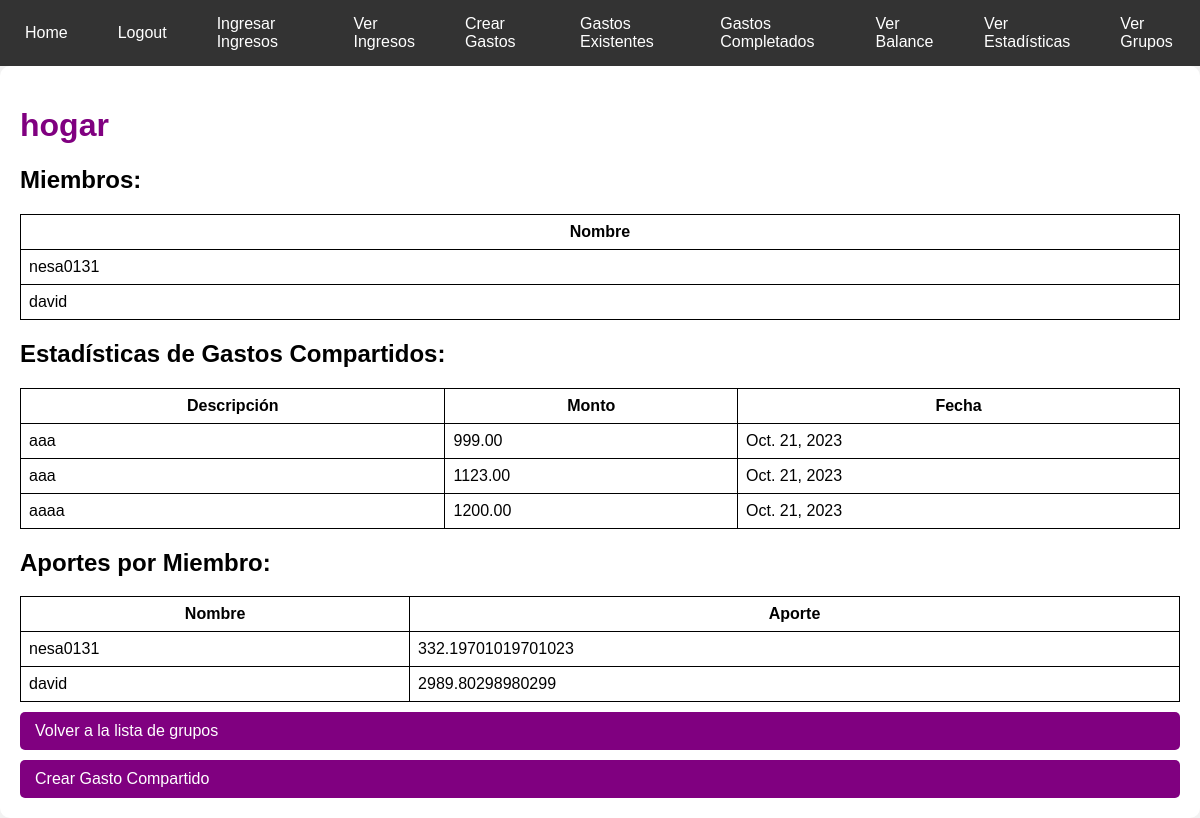
The page /grupo/1/ (signed in) on the database its author committed.
### tasks/models.py (models this page shows, shortened)
class Grupo(models.Model):
    nombre = models.CharField(max_length=100)
    descripcion = models.TextField()
    creador = models.ForeignKey(User, on_delete=models.CASCADE)
    miembros = models.ManyToManyField(User, related_name='grupos_miembro')

class GastoCompartido(models.Model):
    grupo = models.ForeignKey(Grupo, on_delete=models.CASCADE)
    monto = models.DecimalField(max_digits=10, decimal_places=2)
    descripcion = models.TextField()
    fecha = models.DateField()

### tasks/views.py (the view)
# urls.py: path('grupo/<int:grupo_id>/', views.ver_grupo, name='ver_grupo'),
@login_required
def ver_grupo(request, grupo_id):
    grupo = Grupo.objects.get(pk=grupo_id)
    miembros = grupo.miembros.all()
    gastos = GastoCompartido.objects.filter(grupo=grupo)
    total_ingresos = float(miembros.aggregate(Sum('ingresaringresos__Cantidad'))['ingresaringresos__Cantidad__sum'] or 0.0)
    total_monto_gastos = float(gastos.aggregate(Sum('monto'))['monto__sum'] or 0.0)
    aportes = {}
    for miembro in miembros:
        ingresos_miembro = float(miembro.ingresaringresos_set.aggregate(Sum('Cantidad'))['Cantidad__sum'] or 0.0)
        if ingresos_miembro:
            aporte_individual = (ingresos_miembro / total_ingresos) * total_monto_gastos
            aportes[miembro.username] = aporte_individual
    return render(request, 'ver_grupo.html', {'grupo': grupo, 'miembros': miembros, 'aportes': aportes, 'gastos': gastos})

### tasks/templates/ver_grupo.html
{% extends 'base.html' %}
{% block content %}
    <div style="background-color: #fff; color: #000; padding: 20px; border-radius: 10px;">
        <h1 style="color: #800080;">{{ grupo.nombre }}</h1>
        <h2>Miembros:</h2>
        <table style="color: #000; border-collapse: collapse; width: 100%;">
            <tr>
                <th style="border: 1px solid #000; padding: 8px;">Nombre</th>
            </tr>
            {% for miembro in miembros %}
                <tr>
                    <td style="border: 1px solid #000; padding: 8px;">{{ miembro.username }}</td>
                </tr>
            {% endfor %}
        </table>
        <h2>Estadísticas de Gastos Compartidos:</h2>
        <table style="color: #000; border-collapse: collapse; width: 100%;">
            <tr>
                <th style="border: 1px solid #000; padding: 8px;">Descripción</th>
                <th style="border: 1px solid #000; padding: 8px;">Monto</th>
                <th style="border: 1px solid #000; padding: 8px;">Fecha</th>
            </tr>
            {% for gasto in gastos %}
                <tr>
                    <td style="border: 1px solid #000; padding: 8px;">{{ gasto.descripcion }}</td>
                    <td style="border: 1px solid #000; padding: 8px;">{{ gasto.monto }}</td>
                    <td style="border: 1px solid #000; padding: 8px;">{{ gasto.fecha }}</td>
                </tr>
            {% endfor %}
        </table>
        <h2>Aportes por Miembro:</h2>
        <table style="color: #000; border-collapse: collapse; width: 100%;">
            <tr>
                <th style="border: 1px solid #000; padding: 8px;">Nombre</th>
                <th style="border: 1px solid #000; padding: 8px;">Aporte</th>
            </tr>
            {% for miembro, aporte in aportes.items %}
                <tr>
                    <td style="border: 1px solid #000; padding: 8px;">{{ miembro }}</td>
                    <td style="border: 1px solid #000; padding: 8px;">{{ aporte|default:"No se ha calculado el aporte" }}</td>
                </tr>
            {% endfor %}
        </table>
        <a href="{% url 'lista_grupos' %}" style="background-color: #800080; color: #fff; text-decoration: none; padding: 10px 15px; border-radius: 5px; margin-top: 10px;">Volver a la lista de grupos</a>
        <a href="{% url 'crear_gasto_compartido' grupo.id %}" style="background-color: #800080; color: #fff; text-decoration: none; padding: 10px 15px; border-radius: 5px; margin-top: 10px;">Crear Gasto Compartido</a>
    </div>
{% endblock %}

### tasks/templates/base.html (style rules this page uses)
body { margin: 0; padding: 0; font-family: Arial, sans-serif; background-color: #f2f2f2; }
a { text-decoration: none; color: #fff; padding: 5px 10px; border-radius: 5px; transition: background-color 0.3s, color 0.3s, border-color 0.3s; display: block; }

### rows shown on the page
Grupo: nombre "hogar"
GastoCompartido: descripcion "aaa", monto "999.00", fecha "Oct. 21, 2023"
GastoCompartido: descripcion "aaa", monto "1123.00", fecha "Oct. 21, 2023"
GastoCompartido: descripcion "aaaa", monto "1200.00", fecha "Oct. 21, 2023"

### other values the page prints
{{ miembro.username }} "nesa0131"
{{ miembro.username }} "david"
{{ miembro }} "nesa0131" "david"
{{ aporte|default:"No se ha calculado el aporte" }} "332.19701019701023" "2989.80298980299"
